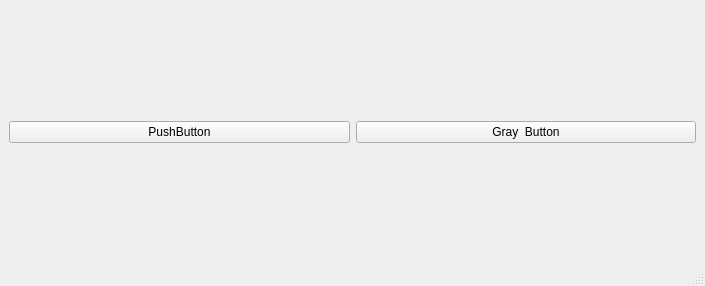
<?xml version="1.0" encoding="UTF-8"?>
<ui version="4.0">
 <class>MainWindow</class>
 <widget class="QMainWindow" name="MainWindow">
  <property name="geometry">
   <rect>
    <x>0</x>
    <y>0</y>
    <width>705</width>
    <height>286</height>
   </rect>
  </property>
  <property name="windowTitle">
   <string>MainWindow</string>
  </property>
  <widget class="QWidget" name="centralwidget">
   <layout class="QGridLayout" name="gridLayout">
    <item row="0" column="0">
     <layout class="QVBoxLayout" name="verticalLayout_2">
      <item>
       <layout class="QHBoxLayout" name="horizontalLayout_2">
        <item>
         <widget class="QPushButton" name="pushButton">
          <property name="text">
           <string>PushButton</string>
          </property>
          <property name="icon">
           <iconset>
            <normaloff>icon_resources/import.png</normaloff>icon_resources/import.png</iconset>
          </property>
          <property name="iconSize">
           <size>
            <width>64</width>
            <height>64</height>
           </size>
          </property>
         </widget>
        </item>
        <item>
         <widget class="QPushButton" name="GrayButton">
          <property name="text">
           <string>Gray  Button</string>
          </property>
         </widget>
        </item>
       </layout>
      </item>
      <item>
       <layout class="QVBoxLayout" name="TstVerticalLayout"/>
      </item>
     </layout>
    </item>
   </layout>
  </widget>
  <widget class="QMenuBar" name="menubar">
   <property name="geometry">
    <rect>
     <x>0</x>
     <y>0</y>
     <width>705</width>
     <height>30</height>
    </rect>
   </property>
  </widget>
  <widget class="QStatusBar" name="statusbar"/>
 </widget>
 <resources/>
 <connections/>
</ui>
